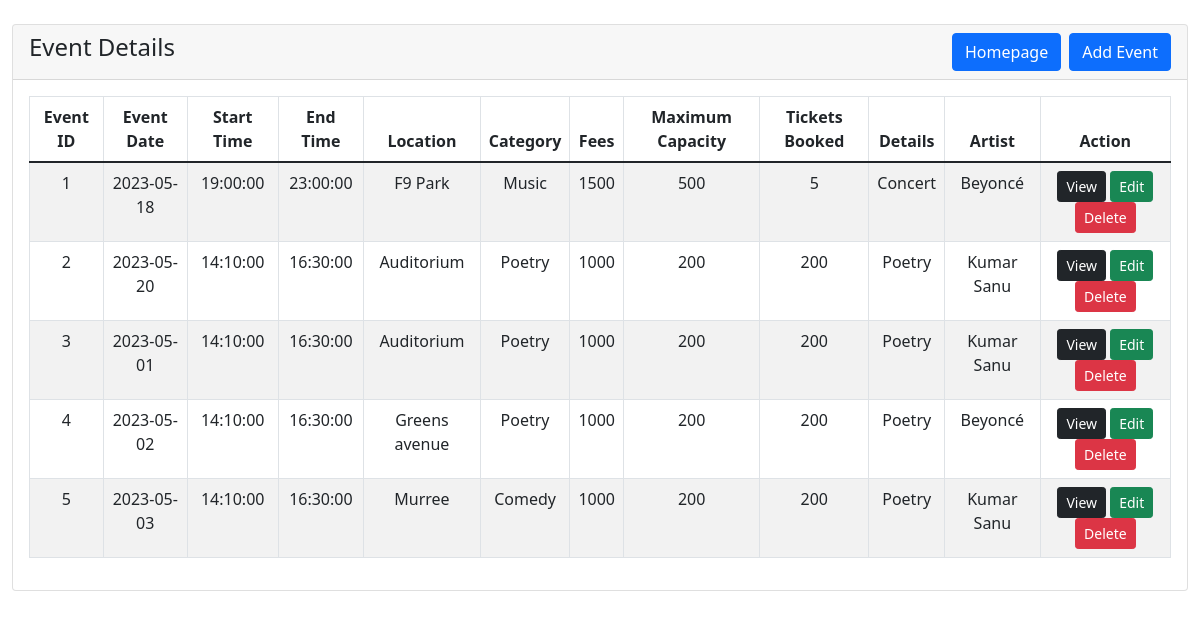
Page /event.php (signed in) on the committed database.
### tables this page shows
CREATE TABLE `event` (
  `id` int(255) NOT NULL,
  `eventdate` date NOT NULL,
  `stime` time NOT NULL,
  `etime` time NOT NULL,
  `location` varchar(50) NOT NULL,
  `category` varchar(20) NOT NULL,
  `fees` int(200) NOT NULL,
  `mcapacity` int(200) NOT NULL,
  `details` varchar(255) NOT NULL,
  `artist_id` int(11) NOT NULL,
  `enrolled` int(255) NOT NULL
);

### event.php (the view, shortened to what this page needs)
<?php
include 'frequently_used/_dbconnect2.php';
?>
<!doctype html>
<html lang="en">
<head>
    <link href="https://cdn.jsdelivr.net/npm/bootstrap@5.1.3/dist/css/bootstrap.min.css" rel="stylesheet"
>
</head>
<body>
    <div class="container-fluid mt-4">
        <div class="row">
            <div class="col-lg-12 col-md-12 col-sm-6">
                <div class="card">
                    <div class="card-header">
                        <h4>Event Details
                            <a href="event_include/event-create.php" class="btn btn-primary float-end"> Add Event</a>
                            <a href="index.php" class="btn btn-primary float-end mx-2"> Homepage</a>
                        </h4>
                    </div>
                    <div class="card-body">
                        <table class="table table-bordered table-striped">
                            <thead>
                                <tr>
                                    <th>Event ID</th>
                                    <th>Event Date</th>
                                    <th>Start Time</th>
                                    <th>End Time</th>
                                    <th>Location</th>
                                    <th>Category</th>
                                    <th>Fees</th>
                                    <th>Maximum Capacity</th>
                                    <th>Tickets Booked</th>
                                    <th>Details</th>
                                    <th>Artist</th>
                                    <th>Action</th>
                                </tr>
                            </thead>
                            <tbody>
                                <?php
                                $query = "Select * FROM `event`";
                                $result = mysqli_query($conn, $query);
                                if (mysqli_num_rows($result) > 0) {
                                    foreach ($result as $row) {
                                        include 'frequently_used/_dbconnect2.php';
                                        $artist_ID = $row['artist_id'];
                                        $sql = "SELECT artistname FROM artist WHERE artist_id= $artist_ID;";
                                        $result = mysqli_query($conn, $sql);
                                        $data = array();
                                        $artistrow = mysqli_fetch_assoc($result);
                                        $data[] = $artistrow;
                                        $name = $data[0]["artistname"];
                                        $row['artist_id'] = $name;
                                        ?>
                                        <tr>
                                            <td>
                                                <?= $row['id'] ?>
                                            </td>
                                            <td>
                                                <?= $row['eventdate'] ?>
                                            </td>
                                            <td>
                                                <?= $row['stime'] ?>
                                            </td>
                                            <td>
                                                <?= $row['etime'] ?>
                                            </td>
                                            <td>
                                                <?= $row['location'] ?>
                                            </td>
                                            <td>
                                                <?= $row['category'] ?>
                                            </td>
                                            <td>
                                                <?= $row['fees'] ?>
                                            </td>
                                            <td>
                                                <?= $row['mcapacity'] ?>
                                            </td>
                                            <td>
                                                <?= $row['enrolled'] ?>
                                            </td>
                                            <td>
                                                <?= $row['details'] ?>
                                            </td>
                                            <td>
                                                <?= $row['artist_id'] ?>
                                            </td>
                                            <td>
                                                <a href="event_include/event-view.php?id=<?= $row['id'] ?>"
                                                    class="btn btn-dark btn-sm">View</a>
                                                <a href="event_include/event-edit.php?id=<?= $row['id'] ?>"
                                                    class="btn btn-success btn-sm">Edit</a>
                                                <form action="event.php" method="POST" class="d-inline">
                                                    <button type="submit" name="delete" value="<?= $row['id'] ?>" class=" btn btn-danger
                                                                    btn-sm">Delete</button>
                                                </form>
                                            </td>
                                        </tr>
                                        <?php
                                    }
                                } else {
                                    echo "No Record Found";
                                }
                                ?>
                            </tbody>
                        </table>
                    </div>
                </div>
            </div>
        </div>
</body>
</html>

### event.php (style rules this page uses)
body { background-size: cover; background-position: center; background-attachment: fixed; }
.card { opacity: 0; transition: opacity 1s ease-in-out; }
.card-body { text-align: center; }

### rows in the picture
event: id "1", eventdate "2023-05-18", stime "19:00:00", etime "23:00:00", location "F9 Park", category "Music", fees "1500", mcapacity "500", enrolled "5", details "Concert", artist_id "Beyoncé"
event: id "2", eventdate "2023-05-20", stime "14:10:00", etime "16:30:00", location "Auditorium", category "Poetry", fees "1000", mcapacity "200", enrolled "200", details "Poetry", artist_id "Kumar Sanu"
event: id "3", eventdate "2023-05-01", stime "14:10:00", etime "16:30:00", location "Auditorium", category "Poetry", fees "1000", mcapacity "200", enrolled "200", details "Poetry", artist_id "Kumar Sanu"
event: id "4", eventdate "2023-05-02", stime "14:10:00", etime "16:30:00", location "Greens avenue", category "Poetry", fees "1000", mcapacity "200", enrolled "200", details "Poetry", artist_id "Beyoncé"
event: id "5", eventdate "2023-05-03", stime "14:10:00", etime "16:30:00", location "Murree", category "Comedy", fees "1000", mcapacity "200", enrolled "200", details "Poetry", artist_id "Kumar Sanu"
